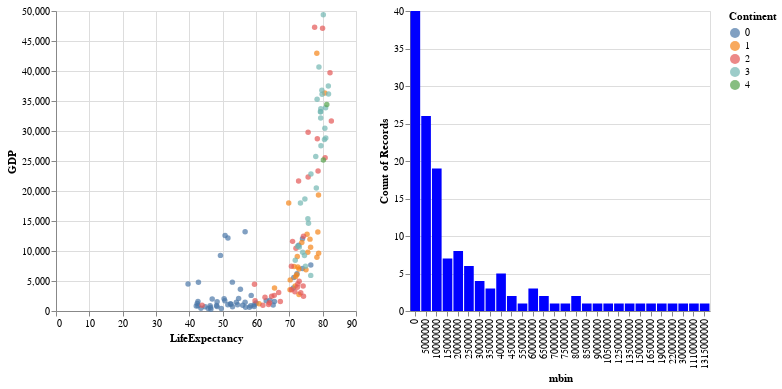

Notebook code cell kept with this figure:
### Markdown cell above
# Interval selection

### Code cell
import altair as alt
import pandas as pd
import numpy as np

# gapminder = pd.read_csv('data/gapminder.csv')

# multiple selection in the scatter plot
pts = alt.selection(type="interval")

# left panel: scatter plot
points = alt.Chart(gapminder).mark_point(filled=True).encode(
    x='LifeExpectancy:Q',
    y='GDP:Q',
    color=alt.condition(pts, 'Continent:N', alt.value('lightgray')),
).add_selection(pts).properties(
    width=300,
    height=300
)

# right panel: histogram
mag = alt.Chart().mark_bar().encode(
    x='mbin:N',
    y="count()",
    color=alt.value('blue')
).transform_filter(
    pts
).properties(
    width=300,
    height=300
)

# build the chart:
alt.hconcat(
    points,
    mag,
    data=gapminder
).transform_bin(
    "mbin",
    field="Population",
    bin=alt.Bin(step=5000000)
)

### Figure 1 — Vega-Lite specification as saved in the notebook (floating-point values rounded to 4 significant figures; data arrays with more than 128 entries replaced by an {"elided": "..."} marker saying what was removed)
{"config": {"view": {"continuousWidth": 400, "continuousHeight": 300}}, "hconcat": [{"mark": {"type": "point", "filled": true}, "encoding": {"color": {"condition": {"type": "nominal", "field": "Continent", "selection": "selector044"}, "value": "lightgray"}, "x": {"type": "quantitative", "field": "LifeExpectancy"}, "y": {"type": "quantitative", "field": "GDP"}}, "height": 300, "selection": {"selector044": {"type": "interval"}}, "width": 300}, {"mark": "bar", "encoding": {"color": {"value": "blue"}, "x": {"type": "nominal", "field": "mbin"}, "y": {"type": "quantitative", "aggregate": "count"}}, "height": 300, "transform": [{"filter": {"selection": "selector044"}}], "width": 300}], "data": {"name": "data-e6c91d31bfbb8755a17f50abdbe3fcad"}, "transform": [{"bin": {"step": 5000000}, "field": "Population", "as": "mbin"}], "$schema": "https://vega.github.io/schema/vega-lite/v4.0.2.json", "datasets": {"data-e6c91d31bfbb8755a17f50abdbe3fcad": {"elided": "142 records"}}}
